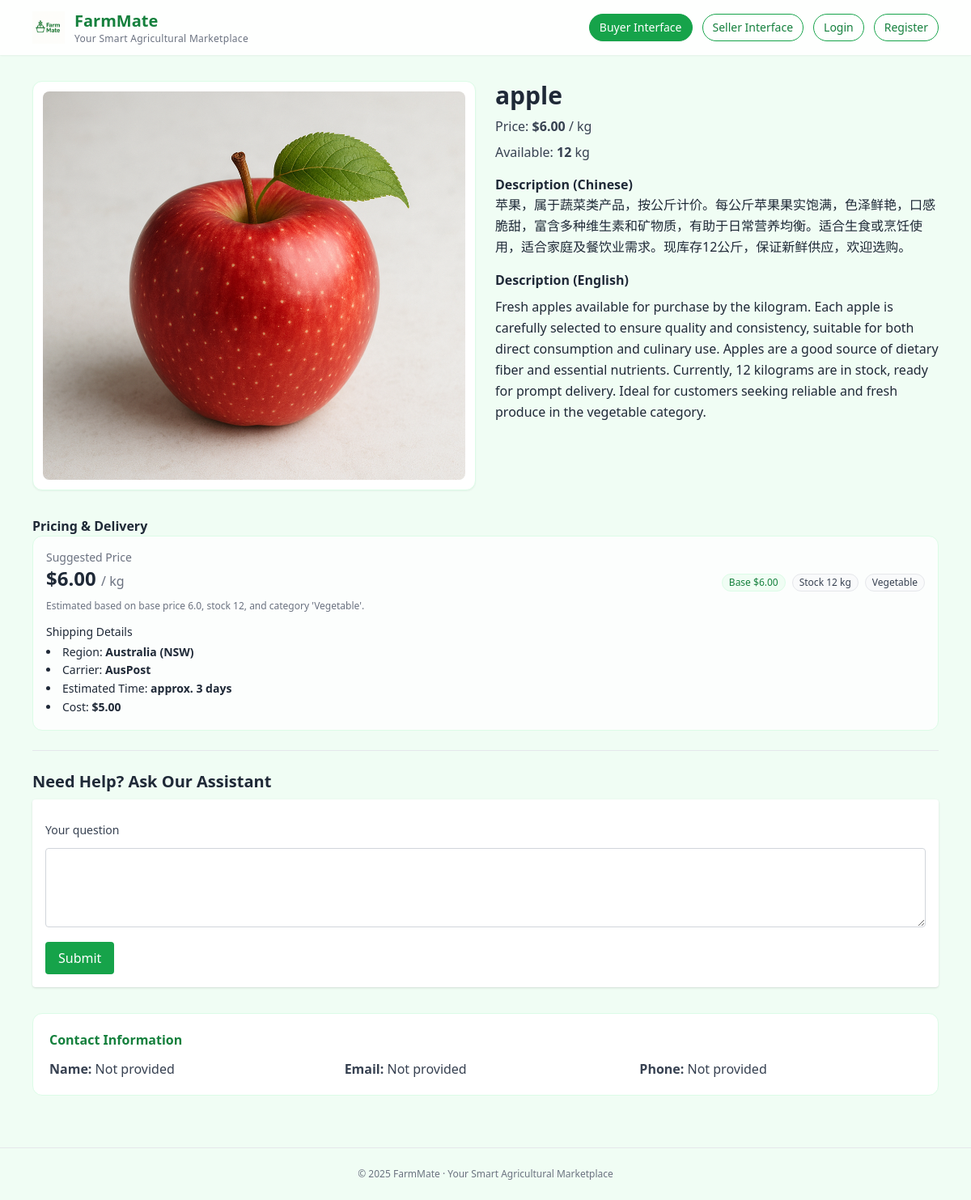
The page /buy/products/4/ on the database as committed earlier.
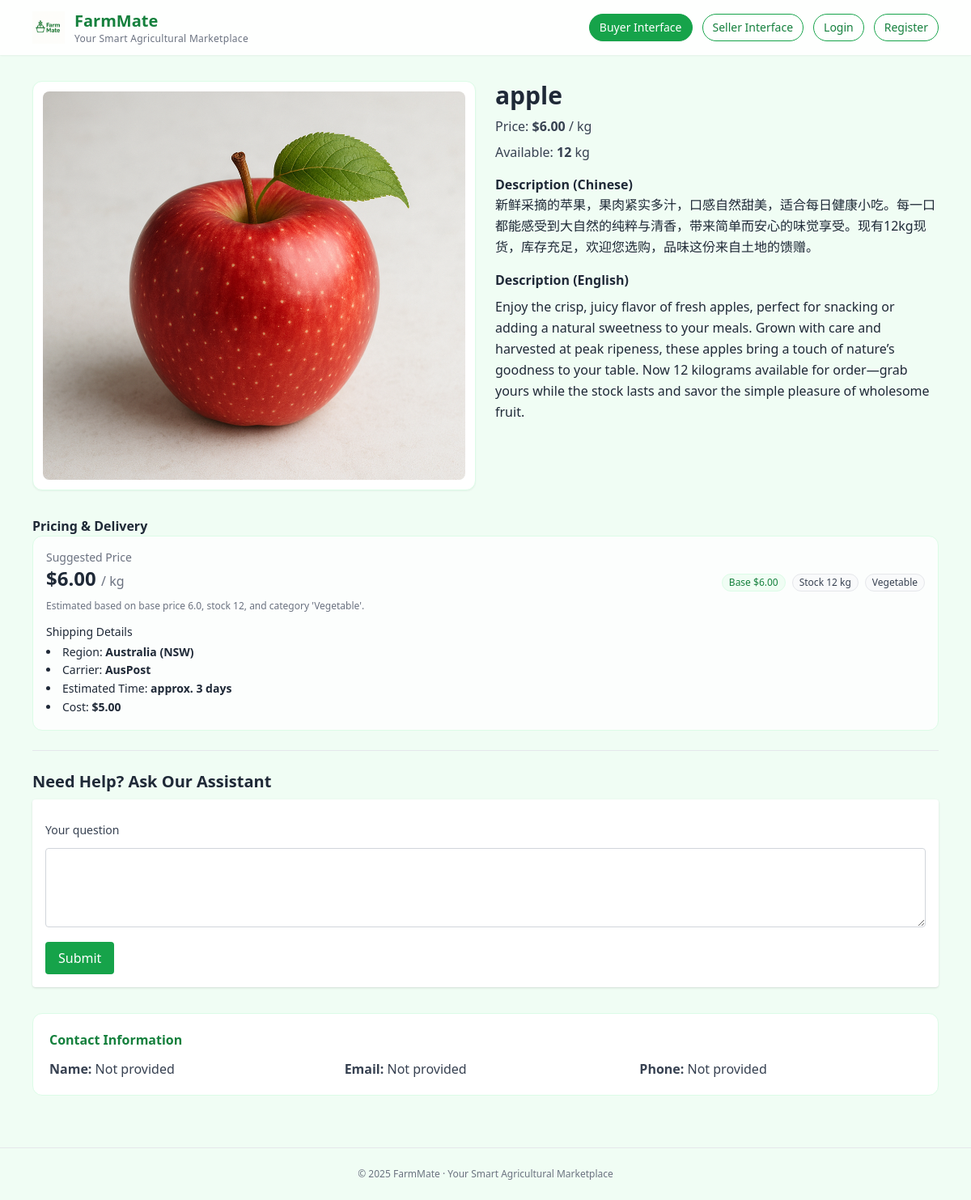
The same page on the database as committed later.
### products/models.py (models this page shows)
class Product(models.Model):
    supplier = models.ForeignKey(SupplierProfile, on_delete=models.CASCADE, related_name='products')
    name = models.CharField(max_length=200)
    category = models.CharField(max_length=100, blank=True)
    unit = models.CharField(max_length=50, default='kg')
    stock = models.PositiveIntegerField(default=0)
    base_price = models.DecimalField(max_digits=10, decimal_places=2, default=0)
    ai_description_en = models.TextField(blank=True)
    ai_description_zh = models.TextField(blank=True)
    created_at = models.DateTimeField(auto_now_add=True)
    image = models.ImageField(upload_to='products/', blank=True, null=True)
    is_active = models.BooleanField(default=True, verbose_name="是否上架")

class SupplierProfile(models.Model):
    user = models.OneToOneField(settings.AUTH_USER_MODEL, on_delete=models.CASCADE)
    company_name = models.CharField(max_length=200)
    contact_name = models.CharField(max_length=100, blank=True)
    phone = models.CharField(max_length=50, blank=True)
    email = models.EmailField(blank=True)
    address = models.CharField(max_length=255, blank=True)
    description = models.TextField(blank=True)
    logo = models.ImageField(upload_to='logos/', blank=True, null=True)
    business_license = models.FileField(upload_to='licenses/', blank=True, null=True)

### pricing/models.py (models this page shows)
class PriceSuggestion(models.Model):
    product = models.ForeignKey(Product, on_delete=models.CASCADE, related_name='price_suggestions')
    suggested_price = models.DecimalField(max_digits=10, decimal_places=2)
    rationale = models.TextField(blank=True)
    created_at = models.DateTimeField(auto_now_add=True)

class LogisticsInfo(models.Model):
    product = models.ForeignKey(Product, on_delete=models.CASCADE, related_name='logistics')
    region = models.CharField(max_length=100)
    carrier = models.CharField(max_length=100, blank=True)
    estimated_days = models.PositiveIntegerField(default=7)
    cost_estimate = models.DecimalField(max_digits=10, decimal_places=2, default=0)

### products/views.py (the view)
# urls.py: path('buy/products/<int:pk>/', product_detail, name='product-detail'),
def product_detail(request, pk):
    p = get_object_or_404(Product.objects.select_related("supplier"), pk=pk)
    if not p.is_active:
        raise Http404("Product is inactive")
    unit = p.unit or "kg"
    sp = getattr(p, "supplier", None)
    seller_bits = []
    if sp:
        if sp.company_name:
            seller_bits.append(f"Company: {sp.company_name}")
        if sp.contact_name:
            seller_bits.append(f"Contact name: {sp.contact_name}")
        if sp.email:
            seller_bits.append(f"Email: {sp.email}")
        if sp.phone:
            seller_bits.append(f"Phone: {sp.phone}")
        if sp.address:
            seller_bits.append(f"Address: {sp.address}")
    seller_info = "Seller info: " + ("; ".join(seller_bits) if seller_bits else "Not provided")
    lg_last = p.logistics.last() if hasattr(p, "logistics") else None
    logistics_info = ""
    if lg_last:
        logistics_info = (
            f"Shipping: region {lg_last.region}, carrier {lg_last.carrier}, "
            f"ETA approx. {lg_last.estimated_days} days, cost ${lg_last.cost_estimate}"
        )
    ctx_parts = [
        f"Product: {p.name}",
        f"Base price: {p.base_price} per {unit}",
        f"Stock: {p.stock} {unit}",
        f"Category: {p.category}" if p.category else "",
        f"Description (English): {p.ai_description_en or ''}",
        f"Description (Chinese): {p.ai_description_zh or ''}",
        seller_info,
        logistics_info,
    ]
    product_context = "\n".join([x for x in ctx_parts if x])
    product_context = Truncator(product_context).chars(3500)
    ai_answer = None
    form = QuestionForm(request.POST or None)
    if request.method == "POST" and form.is_valid():
        q = form.cleaned_data["question"]
        ai = LLMClient()
        ai_answer = ai.answer_question(q, product_context)
    return render(
        request,
        "buyer/product_detail.html",
        {"p": p, "form": form, "ai_answer": ai_answer},
    )

### qa/forms.py
class QuestionForm(forms.Form):
    question = forms.CharField(label='向AI提问（价格/物流/库存等）', max_length=300)

### templates/buyer/product_detail.html (shortened to what this page needs)
{% extends "_base.html" %}
{% block content %}
  <div class="grid md:grid-cols-12 gap-6">
    <div class="md:col-span-6">
      {% if p.image %}
        <div class="bg-white border border-green-100 rounded-xl p-3 shadow-sm">
          <img
            src="{{ p.image.url }}"
            alt="{{ p.name }}"
            class="w-full h-[480px] object-cover rounded-lg"
          >
        </div>
      {% endif %}
    </div>
    <div class="md:col-span-6">
      <h2 class="text-3xl font-bold mb-2">{{ p.name }}</h2>
      <p class="text-gray-700 mb-2">
        Price: <strong>${{ p.base_price }}</strong> / {{ p.unit|default:"kg" }}
      </p>
      <p class="text-gray-700 mb-4">
        Available: <strong>{{ p.stock }}</strong> {{ p.unit|default:"kg" }}
      </p>
      <h3 class="font-semibold mt-4">Description (Chinese)</h3>
      <p class="text-left leading-relaxed">
        {{ p.ai_description_zh|default:"Not generated yet" }}
      </p>
      <h3 class="font-semibold mt-4">Description (English)</h3>
      <p class="text-left leading-relaxed mt-2">
        {{ p.ai_description_en|default:"Not generated yet" }}
      </p>
    </div>
    <div class="md:col-span-12">
      <h3 class="font-semibold mt-2">Pricing & Delivery</h3>
      <div class="bg-white/80 border border-green-100 rounded-xl p-4">
        {% with ps=p.price_suggestions.last lg=p.logistics.last %}
          {% if ps or lg %}
            {% if ps %}
            <div class="flex flex-wrap items-end justify-between gap-3">
              <div>
                <div class="text-sm text-gray-500">Suggested Price</div>
                <div class="text-2xl font-semibold">
                  ${{ ps.suggested_price }}
                  <span class="text-base font-normal text-gray-500">/ {{ p.unit|default:"kg" }}</span>
                </div>
              </div>
              <div class="flex flex-wrap gap-2">
                <span class="px-2 py-0.5 text-xs rounded-full bg-green-50 text-green-700 border border-green-100">
                  Base ${{ p.base_price }}
                </span>
                <span class="px-2 py-0.5 text-xs rounded-full bg-gray-50 text-gray-700 border border-gray-200">
                  Stock {{ p.stock }} {{ p.unit|default:"kg" }}
                </span>
                {% if p.category %}
                <span class="px-2 py-0.5 text-xs rounded-full bg-gray-50 text-gray-700 border border-gray-200">
                  {{ p.category }}
                </span>
                {% endif %}
              </div>
            </div>
            {% if ps.rationale %}
            <p class="mt-2 text-xs text-gray-500 leading-relaxed">
              {{ ps.rationale }}
            </p>
            {% endif %}
            {% endif %}
            {% if lg %}
            <div class="mt-3 text-sm">
              <div class="font-medium mb-1">Shipping Details</div>
              <ul class="list-disc list-inside text-gray-800 leading-relaxed">
                <li>Region: <strong>{{ lg.region }}</strong></li>
                <li>Carrier: <strong>{{ lg.carrier }}</strong></li>
                <li>Estimated Time: <strong>approx. {{ lg.estimated_days }} days</strong></li>
                <li>Cost: <strong>${{ lg.cost_estimate }}</strong></li>
              </ul>
            </div>
            {% endif %}
          {% else %}
            <p class="text-sm text-gray-500">No pricing or logistics suggestions available.</p>
          {% endif %}
        {% endwith %}
      </div>
    </div>
  </div>
  <hr class="my-6">
  <h3 class="text-xl font-semibold mb-2">Need Help? Ask Our Assistant</h3>
  <form method="post" class="space-y-3 bg-white p-4 rounded shadow">
    <label class="block text-sm font-medium text-gray-700 mb-1" for="{{ form.question.id_for_label }}">
      Your question
    </label>
    <textarea
      id="{{ form.question.id_for_label }}"
      name="{{ form.question.html_name }}"
      rows="3"
      class="w-full rounded border border-gray-300 p-3 focus:outline-none focus:ring-2 focus:ring-green-500 focus:border-green-500"
    >{{ form.question.value|default_if_none:'' }}</textarea>
    <button class="px-4 py-2 bg-green-600 text-white rounded hover:bg-green-700 transition" type="submit">
      Submit
    </button>
  </form>
  {% if p.supplier %}
  <div class="mt-8 bg-white border border-green-100 rounded-xl p-5">
    <h3 class="font-semibold mb-3 text-green-700">Contact Information</h3>
    <div class="grid md:grid-cols-3 gap-4 text-gray-700">
      <p><strong>Name:</strong> {{ p.supplier.contact_name|default:"Not provided" }}</p>
      <p><strong>Email:</strong> {{ p.supplier.email|default:"Not provided" }}</p>
      <p><strong>Phone:</strong> {{ p.supplier.phone|default:"Not provided" }}</p>
    </div>
  </div>
  {% endif %}
{% endblock %}

### templates/_base.html (shortened to what this page needs)
<!doctype html>
<html lang="en">
<head>
  {% load static %}
  <script src="https://cdn.tailwindcss.com"></script>
</head>
<body class="bg-green-50 text-gray-800 font-sans">
  <header class="bg-white/90 backdrop-blur shadow-sm">
    <div class="max-w-6xl mx-auto px-4 py-3 flex items-center justify-between">
      <a href="/" class="flex items-center gap-3 group">
        <img src="{% static 'images/farmmate_logo.png' %}" alt="FarmMate Logo"
             class="h-10 w-auto transition-transform group-hover:scale-105">
        <div class="leading-tight">
          <span class="text-xl font-bold text-green-700">FarmMate</span>
          <span class="block text-xs text-gray-500 tracking-wide">
            Your Smart Agricultural Marketplace
          </span>
        </div>
      </a>
      {% with current=request.path %}
      <nav class="flex items-center gap-3 text-sm">
        <a href="{% url 'buyer-catalog' %}"
           class="px-3 py-1.5 rounded-full border border-green-600 text-green-700 hover:bg-green-50 transition
           {% if current|slice:':5' == '/buy/' %}bg-green-600 text-white border-green-600 shadow-sm{% endif %}">
          Buyer Interface
        </a>
        <a href="{% url 'seller-dashboard' %}"
           class="px-3 py-1.5 rounded-full border border-green-600 text-green-700 hover:bg-green-50 transition
           ">
          Seller Interface
        </a>
        {% if user.is_authenticated %}
          <a href="{% url 'seller-profile' %}"
             class="px-3 py-1.5 rounded-full border border-green-600 text-green-700 hover:bg-green-50 transition
             {% if current|slice:':16' == '/seller/profile/' %}bg-green-600 text-white border-green-600 shadow-sm{% endif %}">
            {{ user.username }}
          </a>
          <a href="{% url 'logout' %}"
             class="px-3 py-1.5 rounded-full border border-gray-300 text-gray-700 hover:bg-gray-100 transition">
            Logout
          </a>
        {% else %}
          <a href="{% url 'login' %}"
             class="px-3 py-1.5 rounded-full border border-green-600 text-green-700 hover:bg-green-50 transition
             ">
            Login
          </a>
          <a href="{% url 'register' %}"
             class="px-3 py-1.5 rounded-full border border-green-600 text-green-700 hover:bg-green-50 transition
             ">
            Register
          </a>
        {% endif %}
      </nav>
      {% endwith %}
    </div>
  </header>
  <main class="max-w-6xl mx-auto px-4 py-8">
    {% block content %}{% endblock %}
  </main>
  <footer class="text-center text-xs text-gray-500 py-6 border-t border-gray-200 mt-8">
    <p>© 2025 FarmMate · Your Smart Agricultural Marketplace</p>
  </footer>
</body>
</html>

Rows that differ between the two databases and show on the page:
changed Product "apple": ai_description_zh "苹果，属于蔬菜类产品，按公斤计价。每公斤苹果果实饱满，色泽鲜艳，口感脆甜，富含多种维生素和矿物质，有助于日常营养均衡。适合生食或烹饪使用，适合家庭及餐饮业需求。现库存12公斤，保证新鲜供应，欢迎选购。" → "新鲜采摘的苹果，果肉紧实多汁，口感自然甜美，适合每日健康小吃。每一口都能感受到大自然的纯粹与清香，带来简单而安心的味觉享受。现有12kg现货，库存充足，欢迎您选购，品味这份来自土地的馈赠。"; ai_description_en "Fresh apples available for purchase by the kilogram. Each apple is carefully selected to ensure quality and consistency, suitable for both direct consumption and culinary use. Apples are a good source of dietary fiber and essential nutrients. Currently, 12 kilograms are in stock, ready for prompt delivery. Ideal for customers seeking reliable and fresh produce in the vegetable category." → "Enjoy the crisp, juicy flavor of fresh apples, perfect for snacking or adding a natural sweetness to your meals. Grown with care and harvested at peak ripeness, these apples bring a touch of nature’s goodness to your table. Now 12 kilograms available for order—grab yours while the stock lasts and savor the simple pleasure of wholesome fruit."
